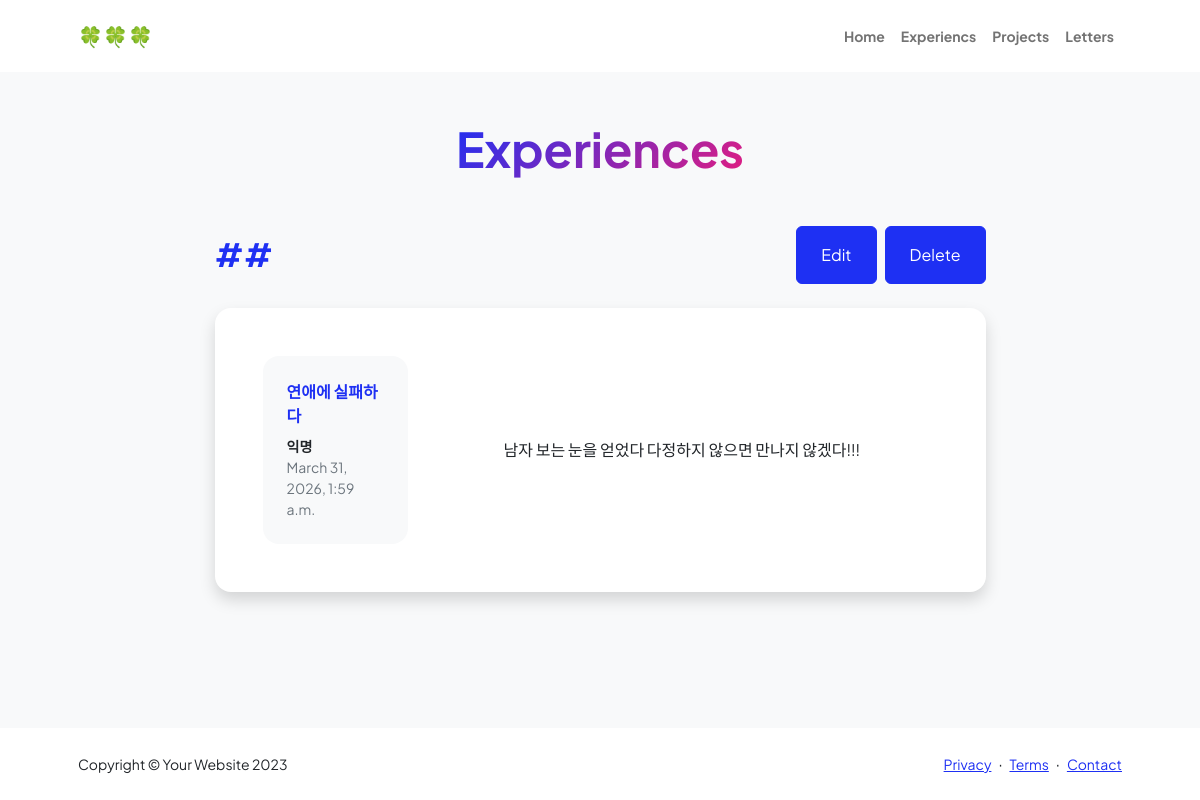
The app's page /experiences/10/ with its own data.
### experiences/models.py (models this page shows, shortened)
class Post(models.Model):
    title = models.CharField(verbose_name="제목", max_length=128)
    body = models.TextField(verbose_name="내용", default="")
    created_at = models.DateTimeField(verbose_name="작성일", auto_now_add=True)

### experiences/views.py (the view)
# urls.py: path("<int:post_id>/", views.experience_detail, name="experience_detail"),
def experience_detail(request, post_id):
    experience = get_object_or_404(Post, pk=post_id)
    return render(request, "experience_detail.html", {"experience" : experience})

### experiences/templates/experience_detail.html (shortened to what this page needs)
{% load static %}
<!DOCTYPE html>
<html lang="en">
<head>
    <link href="https://cdn.jsdelivr.net/npm/bootstrap-icons@1.8.1/font/bootstrap-icons.css" rel="stylesheet" />
    <link href="{% static 'css/styles.css' %}" rel="stylesheet" />
</head>
<body class="d-flex flex-column h-100 bg-light">
    <main class="flex-shrink-0">
        <nav class="navbar navbar-expand-lg navbar-light bg-white py-3">
            <div class="container px-5">
                <a class="navbar-brand" href="{%url 'home' %}"><span class="fw-bolder text-primary">🍀🍀🍀</span></a>
                <div class="collapse navbar-collapse" id="navbarSupportedContent">
                    <ul class="navbar-nav ms-auto mb-2 mb-lg-0 small fw-bolder">
                        <li class="nav-item"><a class="nav-link" href="{%url 'home' %}">Home</a></li>
                        <li class="nav-item"><a class="nav-link" href="{%url 'experiences' %}">Experiencs</a></li>
                        <li class="nav-item"><a class="nav-link" href="{%url 'projects' %}">Projects</a></li>
                        <li class="nav-item"><a class="nav-link" href="{%url 'letters' %}">Letters</a></li>
                    </ul>
                </div>
            </div>
        </nav>
        <div class="container px-5 my-5">
            <div class="text-center mb-5">
                <h1 class="display-5 fw-bolder mb-0"><span class="text-gradient d-inline">Experiences</span></h1>
            </div>
            <div class="row gx-5 justify-content-center">
                <div class="col-lg-11 col-xl-9 col-xxl-8">
                    <section>
                        <div class="d-flex align-items-center justify-content-between mb-4">
                            <h2 class="text-primary fw-bolder mb-0">##</h2>
                            <div class = "d-flex gap-2">
                            <a class="btn btn-primary px-4 py-3" href="{% url 'experience_update' experience.id %}">Edit</a>
                            <a class="btn btn-primary px-4 py-3" href="{% url 'experience_delete' experience.id %}">Delete</a>
                            </div>
                        </div>
                        <div class="card shadow border-0 rounded-4 mb-5">
                            <div class="card-body p-5">
                                <div class="row align-items-center gx-5">
                                    <div class="col text-center text-lg-start mb-4 mb-lg-0 me-lg-5">
                                        <div class="bg-light p-4 rounded-4">
                                            <div class="text-primary fw-bolder mb-2"> {{ experience.title }} </div>
                                            <div class="small fw-bolder">익명</div>
                                            <div class="small text-muted">{{ experience.created_at }}</div>
                                        </div>
                                    </div>
                                    <div class="col-lg-8">
                                        <div>{{ experience.body }}</div>
                                    </div>
                                </div>
                            </div>
                        </div>
                    </section>
                </div>
            </div>
        </div>
    </main>
    <footer class="bg-white py-4 mt-auto">
        <div class="container px-5">
            <div class="row align-items-center justify-content-between flex-column flex-sm-row">
                <div class="col-auto">
                    <div class="small m-0">Copyright &copy; Your Website 2023</div>
                </div>
                <div class="col-auto">
                    <a class="small" href="#!">Privacy</a>
                    <span class="mx-1">&middot;</span>
                    <a class="small" href="#!">Terms</a>
                    <span class="mx-1">&middot;</span>
                    <a class="small" href="#!">Contact</a>
                </div>
            </div>
        </div>
    </footer>
</body>
</html>

### records on screen
Post: title "연애에 실패하다", created_at "March 31, 2026, 1:59 a.m.", body "남자 보는 눈을 얻었다 다정하지 않으면 만나지 않겠다!!!"
